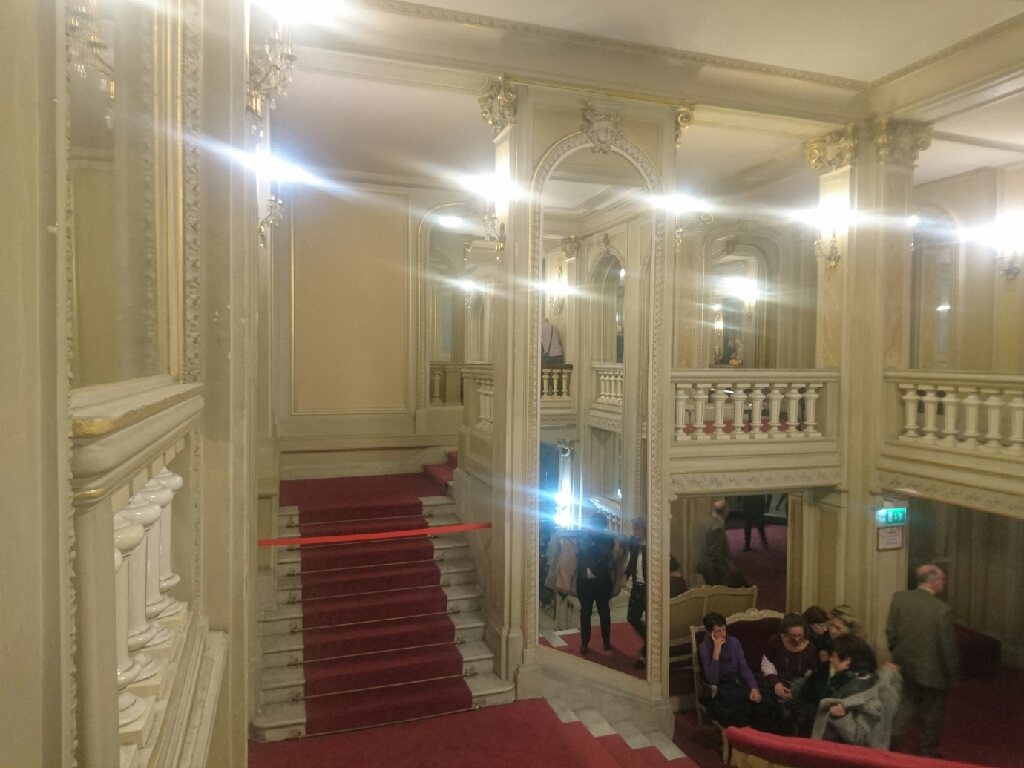
#> input picture MSc Financial Engineering/Machine Learning Applications/lecture 6/Opera.JPG, 1024 x 768 px, found by its file name
$ jupyter execute Notebook_L6-Filters.ipynb
#> lines starting #> are read from the running program, lines starting #| are printed output that depends on the picture
[cell 1]
import matplotlib.pyplot as plt
import matplotlib.image as mpimg
# Write pip install opencv-python
import cv2
import numpy as np
# Read in the image
image = mpimg.imread('Opera.jpg')
#> image is the input picture: shape (768, 1024, 3); mean R, G, B 140.3, 125.7, 99.9
plt.imshow(image)
# Convert to grayscale for filtering
gray = cv2.cvtColor(image, cv2.COLOR_RGB2GRAY)
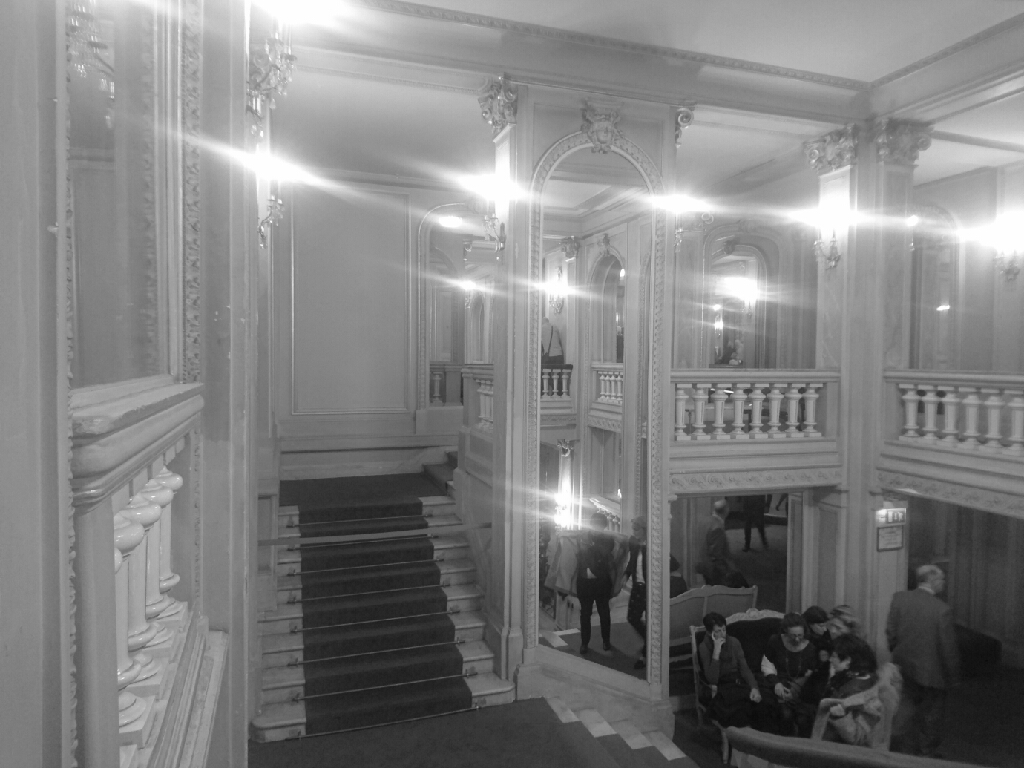
#> gray: shape (768, 1024); min 9, max 255, mean 127.1
plt.imshow(image)
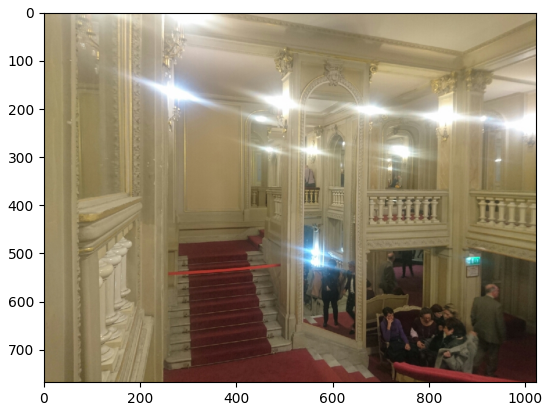
#> figure drawn by matplotlib, 1 panel

[cell 2]
type(image)

[cell 3]
# 3x3 sobel filter for horizontal edge detection
sobel_y = np.array([[ -1, -2, -1],
                   [ 0, 0, 0],
                   [ 1, 2, 1]])
# vertical edge detection
sobel_x = np.array([[-1, 0, 1],
                   [-2, 0, 2],
                   [-1, 0, 1]])
# filter the image using filter2D(grayscale image, bit-depth, kernel)
filtered_image1 = cv2.filter2D(gray, -1, sobel_y)
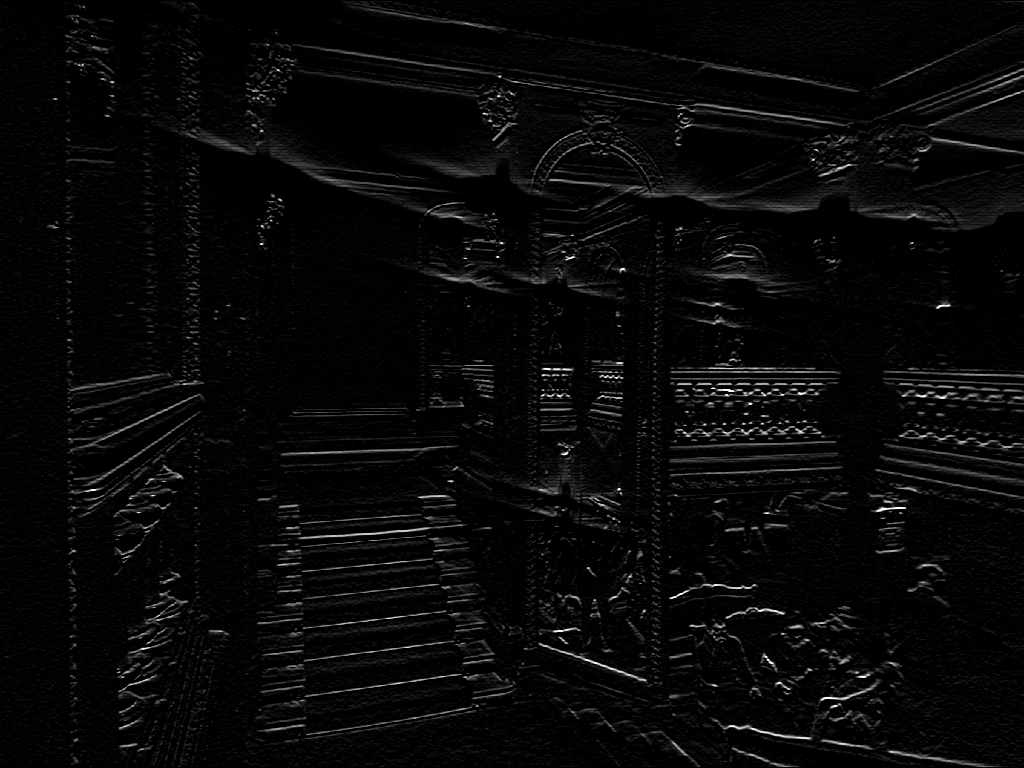
#> filtered_image1: shape (768, 1024); min 0, max 255, mean 8
filtered_image2 = cv2.filter2D(gray, -1, sobel_x)
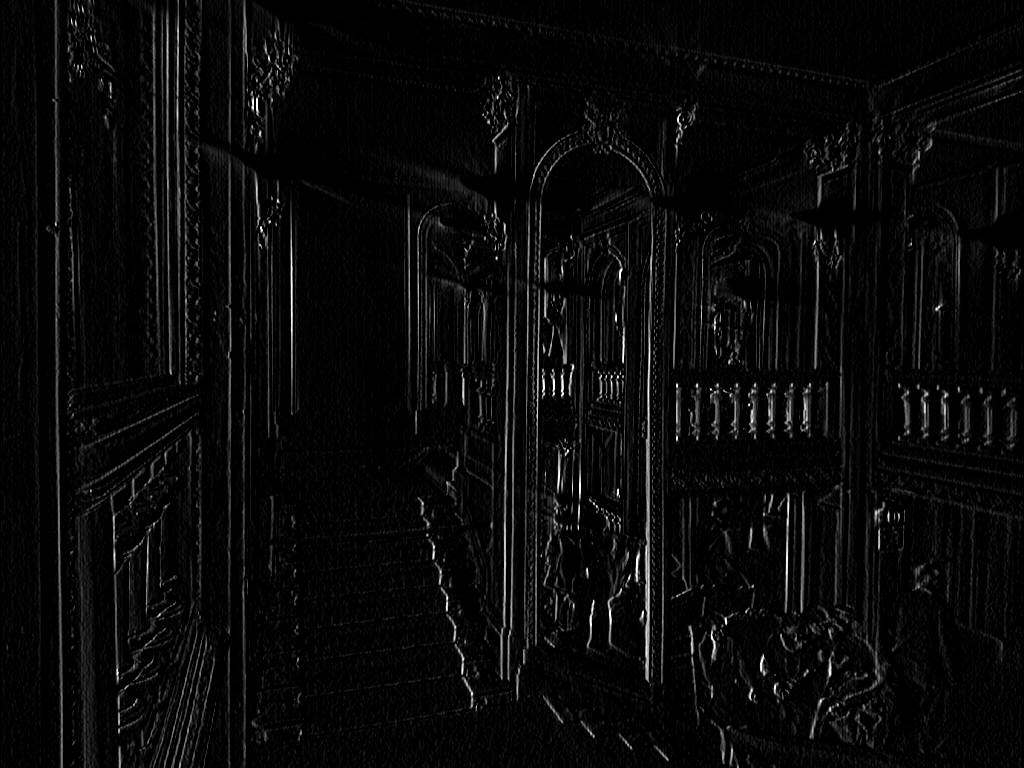
#> filtered_image2: shape (768, 1024); min 0, max 255, mean 9.3
f, ax = plt.subplots(1, 2, figsize=(16, 4))
ax[0].set_title('horizontal edge detection', fontsize=14)
ax[0].imshow(filtered_image1, cmap='gray')
ax[1].set_title('vertical edge detection', fontsize=14)
ax[1].imshow(filtered_image2, cmap='gray')

$ run again, with MSc Financial Engineering/Machine Learning Applications/lecture 6/shark.jpg copied over MSc Financial Engineering/Machine Learning Applications/lecture 6/Opera.JPG
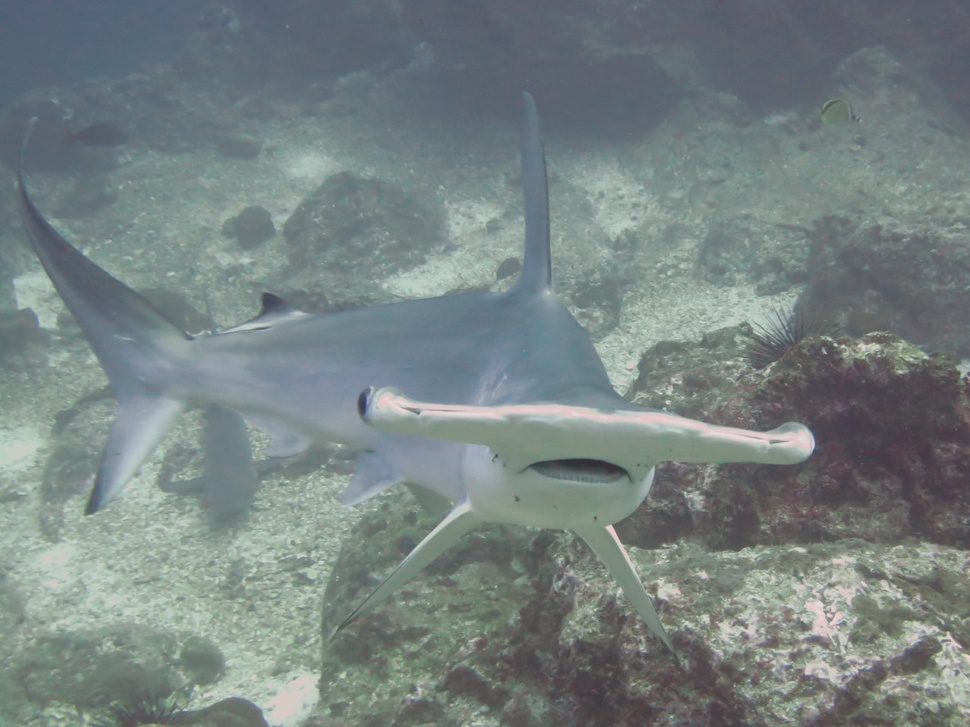
#> input picture MSc Financial Engineering/Machine Learning Applications/lecture 6/shark.jpg, 970 x 727 px, shrunk from 1280 x 960 before the run, found by its file name
#> image is the input picture: shape (727, 970, 3); mean R, G, B 118.5, 130.1, 129.7
#> `[cell 1] import matplotlib.pyplot as plt import matplotlib.image as mp..`:
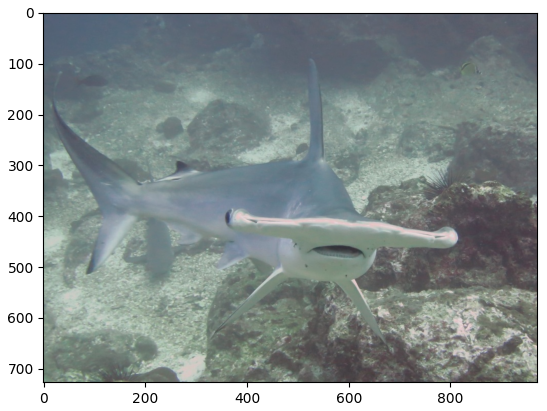
#> figure drawn by matplotlib, 1 panel
#> `filtered_image2 = cv2.filter2D(gray, -1, sobel_x)`:
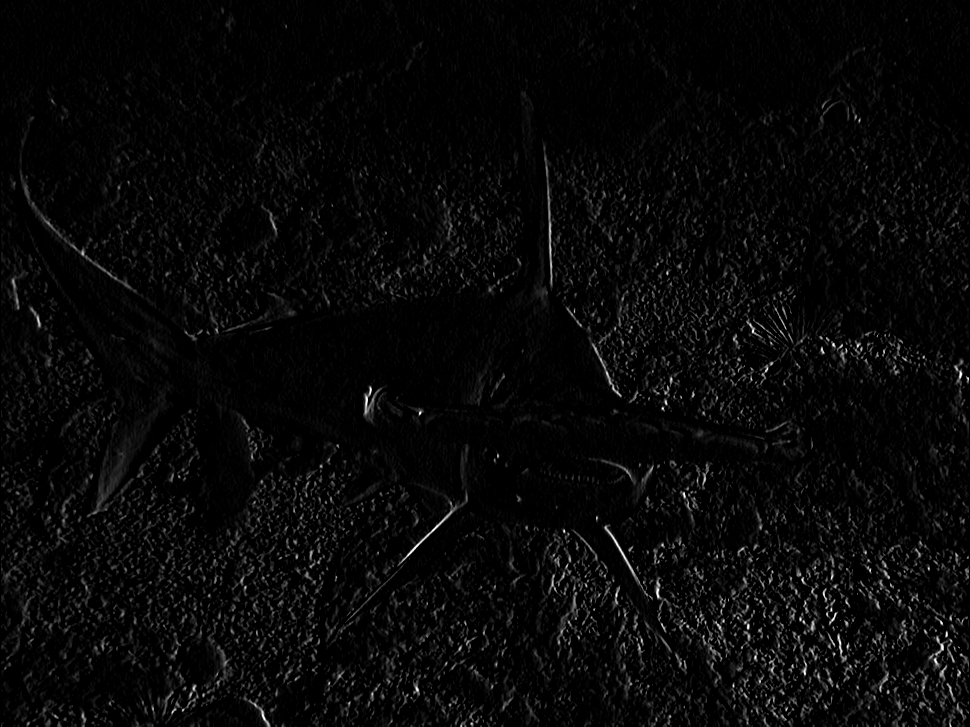
#> filtered_image2: shape (727, 970); min 0, max 255, mean 8
